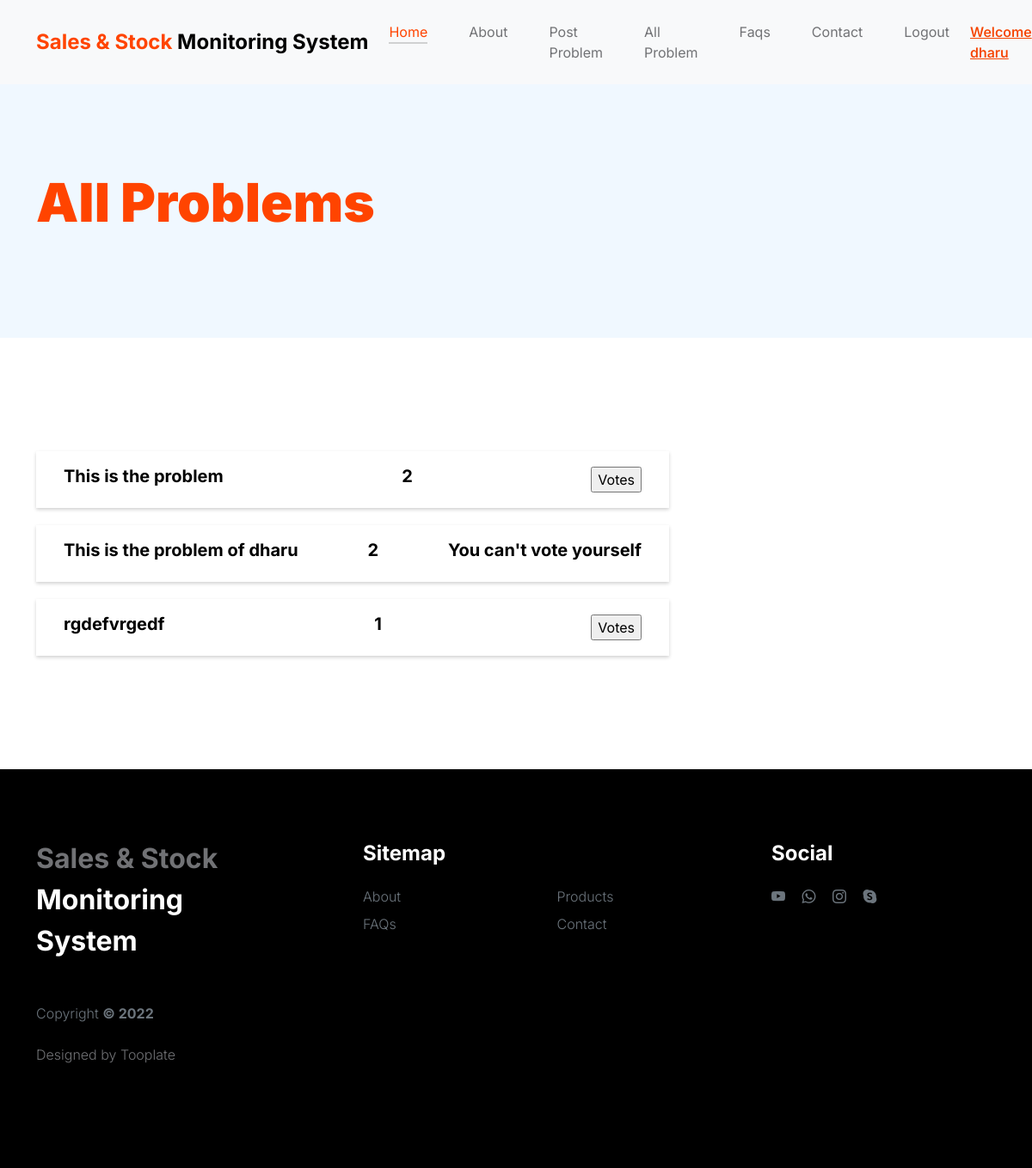
Screenshot of /allproblem/ (signed in) with the database file from the repository.
### app1/models.py (models this page shows, shortened)
class signUp(models.Model):
    name = models.CharField(max_length=30, default='')
    email = models.EmailField(default='')
    address = models.CharField(max_length=100, default='')
    number = models.PositiveIntegerField(default='')
    password = models.CharField(default='', max_length=15)
    isvoted = models.BooleanField(default=False, null=True)
    def __str__(self):
        return self.name

class Problems(models.Model):
    problem = models.CharField(max_length=30)
    isappoved = models.BooleanField(default=False, null=True)
    count = models.IntegerField(default=1)
    owner  = models.ForeignKey(signUp, on_delete=models.CASCADE, null=True, blank=True)

### app1/views.py (the view, shortened to what this page needs)
# urls.py: path('allproblem/', views.allProblem, name='ALLPROBLEM'),
def allProblem(request):
    if 'email' in request.session:
        name = signUp.objects.get(email = request.session['email'])
        allProblems = Problems.objects.all()
        msg = ''
        vot = ''
        return render(request,'allProblem.html', {'name': name, 'allProblems': allProblems, 'msg': msg})
    return redirect('LOGIN1')

### app1/templates/allProblem.html (shortened to what this page needs)
{% load static %}
<!doctype html>
<html lang="en">
<head>
    <link href=" {% static 'css/bootstrap.min.css' %} " rel="stylesheet">
    <link href=" {% static 'css/bootstrap-icons.css' %} " rel="stylesheet">
    <link rel="stylesheet" href=" {% static 'css/slick.css' %} " />
    <link href=" {% static 'css/tooplate-little-fashion.css' %} " rel="stylesheet">
</head>
<body>
    <main>
        <nav class="navbar navbar-expand-lg bg-light">
            <div class="container">
                <a class="navbar-brand" href=" {% url 'INDEX' %} ">
                    <strong><span>Sales & Stock </span> Monitoring System</strong>
                </a>
                <div class="collapse navbar-collapse" id="navbarNav">
                    <ul class="navbar-nav mx-auto">
                        <li class="nav-item">
                            <a class="nav-link active" href=" {% url 'INDEX' %} ">Home</a>
                        </li>
                        <li class="nav-item">
                            <a class="nav-link" href=" {% url 'ABOUT' %} ">About</a>
                        </li>
                        <li class="nav-item">
                            <a class="nav-link" href=" {% url 'PROBLEM' %} ">Post Problem</a>
                        </li>
                        <li class="nav-item">
                            <a class="nav-link" href=" {% url 'ALLPROBLEM' %} ">All Problem</a>
                        </li>
                        <li class="nav-item">
                            <a class="nav-link" href=" {% url 'FAQS' %} ">Faqs</a>
                        </li>
                        <li class="nav-item">
                            <a class="nav-link" href=" {% url 'CONTACT' %} ">Contact</a>
                        </li>
                        {% if name %}
                        <li class="nav-item">
                            <a class="nav-link" href=" {% url 'LOGOUT' %} ">Logout</a>
                        </li>
                        {% else %}
                        <li class="nav-item">
                            <a class="nav-link" href=" {% url 'LOGIN1' %} ">Login</a>
                        </li>
                        {% endif %}
                    </ul>
                    {% if name %}
                    <div class="d-none d-lg-block"
                        style="font-size: 16px; color: #F54401; font-weight: 550; text-decoration: underline;">
                        Welcome {{name}}
                    </div>
                    {% endif %}
                </div>
            </div>
        </nav>
        <header class="site-header section-padding d-flex justify-content-center align-items-center">
            <div class="container">
                <div class="row">
                    <div class="col-lg-10 col-12">
                        <h1>
                            <span class="d-block text-primary">All Problems</span>
                        </h1>
                    </div>
                </div>
            </div>
        </header>
        <section class="faq section-padding">
            <div class="container">
                <div class="row">
                    {% if allProblems %}
                    <div class="col-lg-8 col-12">
                        {% for i in allProblems %}
                        <form method="POST">
                            <div class="data" style="box-shadow: rgba(0, 0, 0, 0.18) 0px 2px 4px;
                        margin: 20px 0px;
                        padding: 14px 32px;
                        align-items: center;
                        justify-content:space-between;
                        display: flex;
                        ">
                                <h6>
                                    {{i.problem}}
                                </h6>
                                <h6>
                                    {{i.count}}
                                </h6>
                                {% if i.owner == name %}
                                <h6>You can't vote yourself</h6>
                                {% else %}
                                {% if msg == 'Already Voted' %}
                                {% else %}
                                <input type="submit" value="Votes">
                                {% endif %}
                                {% endif %}
                            </div>
                        </form>
                        {% endfor %}
                    </div>
                    {% endif %}
                </div>
            </div>
        </section>
    </main>
    <footer class="site-footer">
        <div class="container">
            <div class="row">
                <div class="col-lg-3 col-10 me-auto mb-4">
                    <h4 class="text-white mb-3"><a href=" {% url 'INDEX' %} ">Sales & Stock</a> Monitoring System
                    </h4>
                    <p class="copyright-text text-muted mt-lg-5 mb-4 mb-lg-0">Copyright <strong>© 2022</strong></p>
                    <br>
                    <p class="copyright-text">Designed by <a href="https://www.tooplate.com/"
                            target="_blank">Tooplate</a></p>
                </div>
                <div class="col-lg-5 col-8">
                    <h5 class="text-white mb-3">Sitemap</h5>
                    <ul class="footer-menu d-flex flex-wrap">
                        <li class="footer-menu-item"><a href=" {% url 'ABOUT' %} " class="footer-menu-link">About</a>
                        </li>
                        <li class="footer-menu-item"><a href=" {% url 'PRODUCT' %} "
                                class="footer-menu-link">Products</a></li>
                        <li class="footer-menu-item"><a href=" {% url 'FAQS' %} " class="footer-menu-link">FAQs</a>
                        </li>
                        <li class="footer-menu-item"><a href=" {% url 'CONTACT' %} "
                                class="footer-menu-link">Contact</a></li>
                    </ul>
                </div>
                <div class="col-lg-3 col-4">
                    <h5 class="text-white mb-3">Social</h5>
                    <ul class="social-icon">
                        <li><a href="#" class="social-icon-link bi-youtube"></a></li>
                        <li><a href="#" class="social-icon-link bi-whatsapp"></a></li>
                        <li><a href="#" class="social-icon-link bi-instagram"></a></li>
                        <li><a href="#" class="social-icon-link bi-skype"></a></li>
                    </ul>
                </div>
            </div>
        </div>
    </footer>
</body>
</html>

### app1/static/css/tooplate-little-fashion.css (style rules this page uses)
:root { --white-color: #FFFFFF; --primary-color: #FF4400; --section-bg-color: #f0f8ff; --dark-color: #000000; --grey-color: #d0d1d1; --p-color: #717275; --body-font-family: 'Inter', sans-serif; --h5-font-size: 24px; --p-font-size: 20px; --copyright-text-font-size: 16px; --product-link-font-size: 14px; --custom-link-font-size: 12px; --font-weight-thin: 100; --font-weight-light: 300; --font-weight-normal: 400; --font-weight-bold: 700; --font-weight-black: 900; }
body, html { height: 100%; }
html { scroll-behavior: smooth; }
body { background: var(--white-color); font-family: var(--body-font-family); position: relative; }
h2, h3, h4, h5, h6 { color: var(--dark-color); line-height: inherit; }
h1, h2, h3, h4, h5, h6 { font-weight: var(--font-weight-bold); }
h1, h2 { font-weight: var(--font-weight-black); }
h1 { font-size: 64px; line-height: normal; }
h4 { font-size: 32px; }
h5 { font-size: 24px; }
h6 { font-size: 20px; }
p { color: var(--p-color); font-size: var(--p-font-size); font-weight: var(--font-weight-light); }
a, button { touch-action: manipulation; transition: all 0.3s; }
a { color: var(--p-color); text-decoration: none; }
.text-primary { color: var(--primary-color) !important; }
b, strong { font-weight: var(--font-weight-bold); }
.navbar { background: var(--white-color); position: fixed; top: 0; right: 0; left: 0; padding: 25px 0; z-index: 2; will-change: transform; transition: transform 300ms linear; }
.navbar span, h2 span, h4 span { color: var(--primary-color); }
.navbar-brand { color: var(--dark-color); font-size: 24px; font-weight: var(--font-weight-light); margin: 0; padding: 0; }
.navbar-expand-lg .navbar-nav .nav-link { display: inline-block; padding: 0; margin-right: 1.5rem; margin-left: 1.5rem; }
.nav-link { color: var(--p-color); font-size: 16px; position: relative; }
.navbar .nav-link::after { position: absolute; top: 100%; left: 0; width: 100%; height: 2px; background: var(--grey-color); content: ''; opacity: 0; -webkit-transition: opacity 0.3s, -webkit-transform 0.3s; -moz-transition: opacity 0.3s, -moz-transform 0.3s; transition: opacity 0.3s, transform 0.3s; -webkit-transform: translateY(10px); -moz-transform: translateY(10px); transform: translateY(10px); }
.navbar .nav-link.active::after, .navbar .nav-link:hover::after { opacity: 1; -webkit-transform: translateY(0px); -moz-transform: translateY(0px); transform: translateY(0px); }
.navbar .nav-link.active, .navbar .nav-link:hover { color: var(--primary-color); }
.site-header { background-color: var(--section-bg-color); position: relative; overflow: hidden; margin-top: 86px; }
.site-header.section-padding { padding-top: 7rem; padding-bottom: 7rem; }
section { content-visibility: auto; contain-intrinsic-size: 700px; }
.section-padding { padding-top: 7rem; padding-bottom: 7rem; }
.site-footer { background: var(--dark-color); padding-top: 5rem; padding-bottom: 5rem; }
.footer-menu { margin: 0; padding: 0; }
.footer-menu-item { display: block; width: 50%; }
.footer-menu-link { color: #6c757d; font-weight: var(--font-weight-light); display: inline-block; vertical-align: top; margin-top: 4px; margin-bottom: 4px; }
.site-footer .social-icon-link { margin-top: 4px; }
.copyright-text { font-size: var(--copyright-text-font-size); }
.social-icon { margin: 0; padding: 0; }
.social-icon li { list-style: none; display: inline-block; vertical-align: top; }
.social-icon-link { color: #6c757d; font-size: 1rem; display: inline-block; vertical-align: top; margin-bottom: 4px; margin-right: 15px; }
@media screen and (max-width: 1200px) { h1 { font-size: 62px; } }

### rows the page displays
signUp: name "dharu"
Problems: problem "This is the problem", count "2"
Problems: problem "This is the problem of dharu", count "2", shows "You can't vote yourself"
Problems: problem "rgdefvrgedf", count "1"
